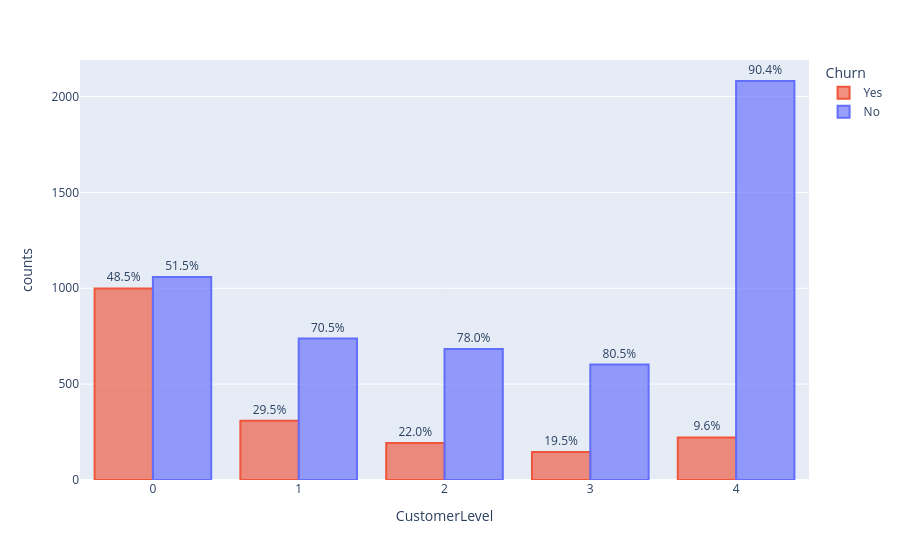

Here is the notebook cell this chart was saved with:
### Code cell
# y-axis : counts. The below percent visualization maybe better due to the percent values show on top of the bars, but this counts representantion shows how the customers are distributed along the seniority levels.
fig = px.bar(df_grouped, x="CustomerLevel", y="counts",color="Churn", text="percent_text", category_orders={"Churn":["Yes","No"]}, barmode="group")
fig.update_traces(textposition='outside')
fig.update_traces(marker_color="rgba(99, 110, 250, 0.65)", marker_line_color="rgb(99, 110, 250)",marker_line_width=2, selector=dict(name='No'))
fig.update_traces(marker_color="rgba(239, 85, 59, 0.65)", marker_line_color="rgb(239, 85, 59)",marker_line_width=2, selector=dict(name='Yes'))
fig.show()

### Figure 1 — Plotly figure (JSON) as saved in the notebook; plotly's stock layout.template omitted (floating-point values rounded to 4 significant figures)
{"data": [{"alignmentgroup": "True", "hovertemplate": "Churn=Yes<br>CustomerLevel=%{x}<br>counts=%{y}<br>percent_text=%{text}<extra></extra>", "legendgroup": "Yes", "marker": {"color": "rgba(239, 85, 59, 0.65)", "line": {"color": "rgb(239, 85, 59)", "width": 2}, "pattern": {"shape": ""}}, "name": "Yes", "offsetgroup": "Yes", "orientation": "v", "showlegend": true, "text": ["48.5%", "29.5%", "22.0%", "19.5%", "9.6%"], "textposition": "outside", "type": "bar", "x": [0, 1, 2, 3, 4], "xaxis": "x", "y": [999, 309, 193, 146, 222], "yaxis": "y"}, {"alignmentgroup": "True", "hovertemplate": "Churn=No<br>CustomerLevel=%{x}<br>counts=%{y}<br>percent_text=%{text}<extra></extra>", "legendgroup": "No", "marker": {"color": "rgba(99, 110, 250, 0.65)", "line": {"color": "rgb(99, 110, 250)", "width": 2}, "pattern": {"shape": ""}}, "name": "No", "offsetgroup": "No", "orientation": "v", "showlegend": true, "text": ["51.5%", "70.5%", "78.0%", "80.5%", "90.4%"], "textposition": "outside", "type": "bar", "x": [0, 1, 2, 3, 4], "xaxis": "x", "y": [1059, 738, 683, 602, 2081], "yaxis": "y"}], "layout": {"barmode": "group", "legend": {"title": {"text": "Churn"}, "tracegroupgap": 0}, "margin": {"t": 60}, "xaxis": {"anchor": "y", "domain": [0, 1], "title": {"text": "CustomerLevel"}}, "yaxis": {"anchor": "x", "domain": [0, 1], "title": {"text": "counts"}}}}
